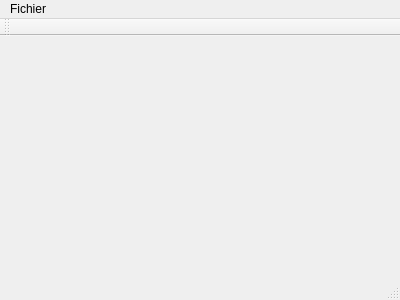
<?xml version="1.0" encoding="UTF-8"?>
<ui version="4.0">
 <class>MainWindow</class>
 <widget class="QMainWindow" name="MainWindow">
  <property name="geometry">
   <rect>
    <x>0</x>
    <y>0</y>
    <width>400</width>
    <height>300</height>
   </rect>
  </property>
  <property name="windowTitle">
   <string>MainWindow</string>
  </property>
  <widget class="QWidget" name="centralWidget"/>
  <widget class="QMenuBar" name="menuBar">
   <property name="geometry">
    <rect>
     <x>0</x>
     <y>0</y>
     <width>400</width>
     <height>25</height>
    </rect>
   </property>
   <widget class="QMenu" name="menuFichier">
    <property name="title">
     <string>Fichier</string>
    </property>
    <addaction name="actionOpen"/>
    <addaction name="separator"/>
    <addaction name="actionExit"/>
   </widget>
   <addaction name="menuFichier"/>
  </widget>
  <widget class="QToolBar" name="mainToolBar">
   <attribute name="toolBarArea">
    <enum>TopToolBarArea</enum>
   </attribute>
   <attribute name="toolBarBreak">
    <bool>false</bool>
   </attribute>
  </widget>
  <widget class="QStatusBar" name="statusBar"/>
  <action name="actionOpen">
   <property name="text">
    <string>Ouvrir</string>
   </property>
  </action>
  <action name="actionExit">
   <property name="text">
    <string>Quitter</string>
   </property>
  </action>
 </widget>
 <layoutdefault spacing="6" margin="11"/>
 <resources/>
 <connections/>
</ui>
